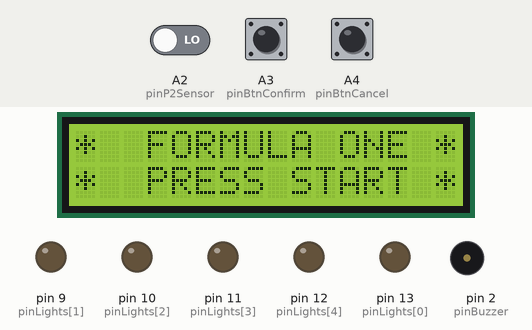
This sketch was run on a simulated Arduino Uno, built with avr-gcc and run on an emulated ATmega328P. Shown: 16×2 character LCD, output pins drawn as LEDs (lit = HIGH), buzzer (waves = sounding). The test bench sets the inputs (shaded band); at power-on: A3 (pinBtnConfirm) LOW, A2 (pinP2Sensor) LOW, A4 (pinBtnCancel) LOW. Random numbers use the default seed unless the sketch sets one; what the sketch prints to the serial monitor is not drawn.

Above: at 1.2 s.
1.3 s: A3 (pinBtnConfirm) pulled HIGH for 0.15 s
At 1.8 s:
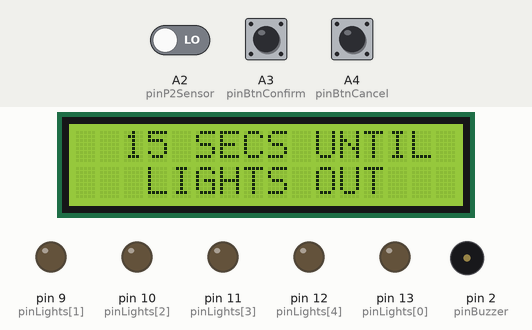
At 11.7 s:
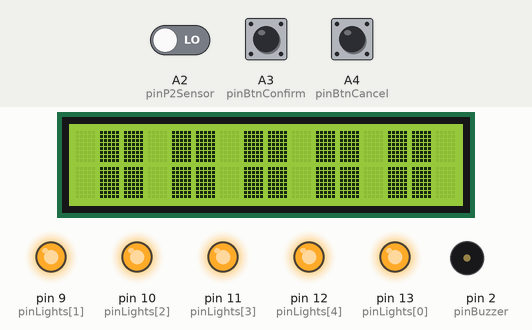
13.4 s: A3 (pinBtnConfirm) pulled HIGH for 1 s
At 13.8 s:
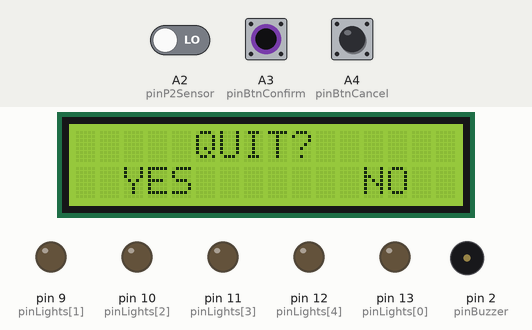
Timing chart, 0 to 16.4 s (numbered marks = the images above; inputs shaded):
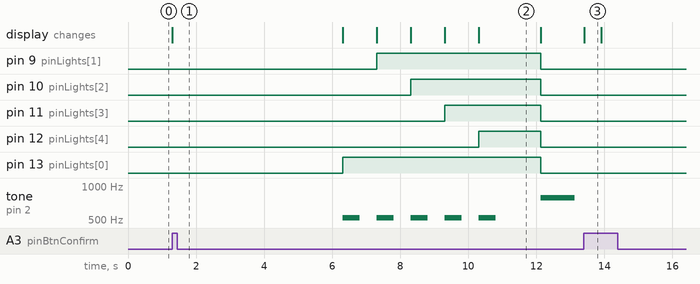

Measured:
- after the input at 1.3 s, pin 9 (pinLights[1]): LOW → HIGH after 6.0 s, → LOW 4.8 s later; pin 10 (pinLights[2]): LOW → HIGH after 7.0 s, → LOW 3.8 s later
- what the display in image 2 shows lasts 1.8 s, from 10.3 s to 12.1 s
- what the display in image 3 shows lasts 0.5 s, from 13.4 s to 13.9 s

The sketch:

f1.ino
```cpp
// (licence header left out)
#include "pitches.h"
#include <LiquidCrystal.h>

// Board pins
const int pinBuzzer = 2;
const int pinBtnConfirm = A3;
const int pinBtnCancel = A4;
const int pinLCD_RS = 3;
const int pinLCD_E = 8;
const int pinLCD_D4 = 7;
const int pinLCD_D5 = 6;
const int pinLCD_D6 = 5;
const int pinLCD_D7 = 4;
const int numLights = 5;
const int pinLights[numLights] = {13, 9, 10, 11, 12};
const int pinP1Sensor = A1;
const int pinP2Sensor = A2;

// constants
const unsigned long sensorInterval = 500; // time between sensor reads
const unsigned long buttonInterval = 500; // time between button presses
const int noteDurationShort = 500;
const int noteDurationLong = 1500;
const int noteDelay = 1000;
const int blockPos[5] = {1, 4, 7, 10, 13};
const byte fullBlock[] = {
  B11111,
  B11111,
  B11111,
  B11111,
  B11111,
  B11111,
  B11111,
  B11111
};

// screens
const int startScreen = 0;
const int countdownScreen = 1;
const int countdownGoScreen = 2;
const int raceScreen = 3;
const int finishScreen = 4;
const int quitRaceScreen = 5;

// global variables
char p1Name[4] = "HAM";
unsigned long p1PrevLap = 0;
unsigned long p1CurLap = 0;
unsigned long p1BestLap = 9999999;
unsigned long p1PreviousSensorMillis = 0;
int p1Laps = 0;
char p2Name[4] = "VET";
unsigned long p2PrevLap = 0;
unsigned long p2CurLap = 0;
unsigned long p2BestLap = 9999999;
unsigned long p2PreviousSensorMillis = 0;
int p2Laps = 0;
const char playersPad[11] =     "          ";
const char player1Fastest[11] = " <-       ";
const char player2Fastest[11] = "       -> ";
bool raceActive = false;
int activeScreen = -1;
int nextScreen = 0;
unsigned long currentMillis = 0;
unsigned long previousButtonMillis = 0;

LiquidCrystal lcd(pinLCD_RS, pinLCD_E, pinLCD_D4, pinLCD_D5, pinLCD_D6, pinLCD_D7);

int lastConfirmBtnState = LOW;
int lastCancelBtnState = LOW;
// In F1, the time between all lights on and all lights out
// is a random delay. We take something between 1 and 5 seconds.
int randomStartDelay;

void setup() {
  setupDefaults();
  setupLCD();
  setupLights();
  setupButtons();
  setupReeds();
  Serial.begin(9600);
}

void loop() {
  currentMillis = millis();
  checkButtons();
  checkReeds();
  updateLapTimer();
  updateGameState();
  drawDisplay();
}

void setupLights() {
  randomStartDelay = random(1000, 5000);
  for (int i = 0; i < numLights; i++) {
    pinMode(pinLights[i], OUTPUT);
  }
}

void setupLCD() {
  lcd.begin(16, 2);
  lcd.createChar(0, fullBlock);
}

void setupButtons() {
  pinMode(pinBtnConfirm, INPUT);
  pinMode(pinBtnCancel, INPUT);
}

void setupReeds() {
  pinMode(pinP1Sensor, INPUT);
  pinMode(pinP2Sensor, INPUT);
}

// Used to print a solid block on the LCD
// byte(0) is a full block
void writeFullBlock(int n) {
  lcd.setCursor(n, 0);
  lcd.write(byte(0));
  lcd.setCursor(n + 1, 0);
  lcd.write(byte(0));
  lcd.setCursor(n, 1);
  lcd.write(byte(0));
  lcd.setCursor(n + 1, 1);
  lcd.write(byte(0));
}

void playSequence() {
  delay(5000);

  lcd.clear();

  writeFullBlock(blockPos[0]);

  tone(pinBuzzer, NOTE_C5, noteDurationShort);
  digitalWrite(pinLights[0], HIGH);
  delay(noteDelay);

  writeFullBlock(blockPos[1]);

  tone(pinBuzzer, NOTE_C5, noteDurationShort);
  digitalWrite(pinLights[1], HIGH);
  delay(noteDelay);

  writeFullBlock(blockPos[2]);

  tone(pinBuzzer, NOTE_C5, noteDurationShort);
  digitalWrite(pinLights[2], HIGH);
  delay(noteDelay);

  writeFullBlock(blockPos[3]);

  tone(pinBuzzer, NOTE_C5, noteDurationShort);
  digitalWrite(pinLights[3], HIGH);
  delay(noteDelay);

  writeFullBlock(blockPos[4]);

  tone(pinBuzzer, NOTE_C5, noteDurationShort);
  digitalWrite(pinLights[4], HIGH);
  delay(randomStartDelay);

  setScreen(countdownGoScreen);
  updateGameState();

  tone(pinBuzzer, NOTE_G5, noteDurationLong);

  lightsOut();
  setScreen(raceScreen);

  delay(noteDelay);
  noTone(pinBuzzer);
}

// Depending on the screen, handle the buttons
// Confirm button to start / ok / continue
// Cancel button to cancel / back / stop
void checkButtons() {
  checkButton(pinBtnConfirm);
  checkButton(pinBtnCancel);
}

void checkButton(int pin) {
  if (currentMillis - previousButtonMillis >= buttonInterval) {
    if (digitalRead(pin) == HIGH) {
      previousButtonMillis = currentMillis;
      handleButtonPress(pin);
    }
  }
}

void handleButtonPress(int pin) {
  if (pin == pinBtnConfirm) {
    switch (activeScreen) {
      case startScreen:
        setScreen(countdownScreen);
        break;
      case raceScreen:
        setScreen(quitRaceScreen);
        break;
      case quitRaceScreen:
        resetGame();
        setScreen(startScreen);
        break;
    }
  }
  if (pin == pinBtnCancel) {
    switch (activeScreen) {
      case quitRaceScreen:
        setScreen(raceScreen);
        break;
    }
  }

}

// This drives what happens in the
// setup. Based on the next screen, it will
// perform the needed actions to put the game
// in the next state
void updateGameState() {
  if (nextScreen == activeScreen) {
    return;
  }
  activeScreen = nextScreen;
  switch (nextScreen) {
    case startScreen:
      break;
    case countdownScreen:
      drawDisplay();
      startSequence();
      break;
    case raceScreen:
      if (raceActive == false) {
        startRace();
      }
    case countdownGoScreen:
      drawDisplay();
      break;
  }
}

void resetGame() {
  setupDefaults();
}

void setupDefaults() {
  raceActive = false;
  p2PrevLap = 0;
  p2CurLap = 0;
  p2BestLap = 9999999;
  p1PrevLap = 0;
  p1CurLap = 0;
  p1Laps = 0;
  p2Laps = 0;
  p1BestLap = 9999999;
  activeScreen = -1;
  nextScreen = 0;
}

void startSequence() {
  resetSequence();
  playSequence();
}

void resetSequence() {
  lightsOut();
}

void lightsOut() {
  for (int i = 0; i < numLights; i++) {
    digitalWrite(pinLights[i], LOW);
  }
}

void startRace() {
  p1PrevLap = p1CurLap = p2PrevLap = p2CurLap = currentMillis;
  raceActive = true;
}

void drawDisplay() {
  switch (activeScreen) {
    case startScreen:
      lcd.setCursor(0, 0);
      lcd.write("*  FORMULA ONE *");
      lcd.setCursor(0, 1);
      lcd.write("*  PRESS START *");
      break;
    case countdownScreen:
      lcd.setCursor(0, 0);
      lcd.write("  15 SECS UNTIL ");
      lcd.setCursor(0, 1);
      lcd.write("   LIGHTS OUT   ");
      break;
    case countdownGoScreen:
      lcd.setCursor(0, 0);
      lcd.print(" It's lights out");
      lcd.setCursor(0, 1);
      lcd.print(" and away we go!");
      break;
    case quitRaceScreen:
      lcd.setCursor(0, 0);
      lcd.print("     QUIT?      ");
      lcd.setCursor(0, 1);
      lcd.print("  YES       NO  ");
      break;
    case raceScreen:
      char p1Time[9] = {0};
      char p2Time[9] = {0};
      char laps[3] = {0};
      millisToString(p1CurLap, p1Time);
      millisToString(p2CurLap, p2Time);
      char line1[17];
      strcpy(line1, p1Name);
      if (p1BestLap == p2BestLap) {
        strcat(line1, "*");
      } else {
        strcat(line1, " ");
      }
      sprintf(laps, " %02d ", p1Laps);
      strcat(line1, laps);
      sprintf(laps, " %02d ", p2Laps);
      strcat(line1, laps);
      if (p1BestLap > p2BestLap) {
        strcat(line1, "*");
      } else {
        strcat(line1, " ");
      }
      strcat(line1, p2Name);
      char line2[17];
      strcpy(line2, p1Time);
      strcat(line2, "  ");
      strcat(line2, p2Time);
      lcd.setCursor(0, 0);
      lcd.write(line1);
      lcd.setCursor(0, 1);
      lcd.write(line2);
      break;
    default:
      ;
  }
}

void setScreen(int screen) {
  nextScreen = screen;
  if (nextScreen < 0) {
    nextScreen = 0;
  }
}

// Check the reed sensor
// https://en.wikipedia.org/wiki/Reed_switch
// For now (no reed sensors yet) we stubbed with a push button
void checkReeds() {
  //checkSensor(pinP1Sensor, p1PreviousSensorMillis, p1CurLap, p1PrevLap, p1BestLap, p1Laps);
  checkSensor(pinP2Sensor, p2PreviousSensorMillis, p2CurLap, p2PrevLap, p2BestLap, p2Laps);
}

void checkSensor(int pin, unsigned long &previousSensorMillis, unsigned long &curLap, unsigned long &prevLap, unsigned long &bestLap, int &laps) {
  // unsigned long val = analogRead(pin);
  if (currentMillis - previousSensorMillis >= sensorInterval) {
    int s = digitalRead(pin);
    Serial.print("Reed: ");
    Serial.print(s);
    Serial.println("");
    if (s == LOW) {
      previousSensorMillis = currentMillis;
      if (curLap < bestLap && curLap > 1000) {
        bestLap = curLap;
      }
      prevLap = currentMillis;
      laps = laps + 1;
    }
  }
}

void updateLapTimer() {
  unsigned long timestamp = currentMillis;
  p1CurLap = timestamp - p1PrevLap;
  p2CurLap = timestamp - p2PrevLap;
}

char * millisToString(unsigned long millis, char *out) {
  int s = (millis / 1000) % 60;
  int m = (millis / 1000) / 60;
  int ms = (millis % 1000) / 10;
  sprintf(out, "%0d:%02d:%02d", m, s, ms);
  return out;
}
```
